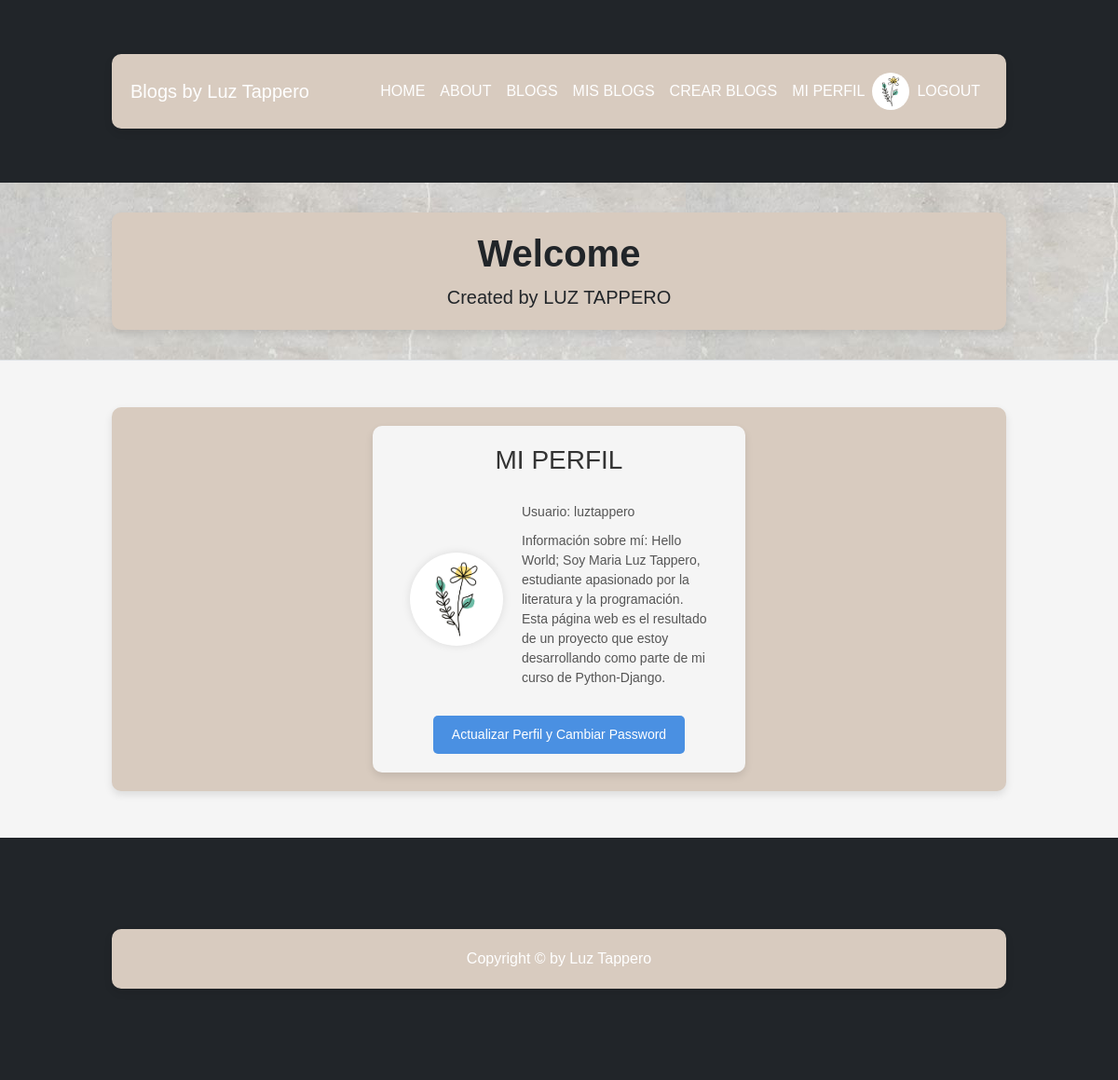
Screenshot of /profile/1 (signed in) with the database file from the repository.
### Blog/models.py (models this page shows, shortened)
class Perfil (models.Model):
    usuario= models.ForeignKey(User, on_delete= models.CASCADE)
    about_me= models.CharField(max_length=2200)

### Home/views.py (the view)
def profile_view(request, id=None):
    if id:
        user= User.objects.get(id=id)
        profile= Perfil.objects.filter(usuario=user).first()
        avatar= Avatar.objects.filter(user=user).first()
        avatar_url= avatar.imagen.url if avatar is not None else ""
        context= {'profile': profile, 'avatar_url': avatar_url}
        return render (request, 'Home/profile.html', context)
    else:
        return HttpResponse("Id no proporcionado en la URL.")

### Home/templates/Home/profile.html (shortened to what this page needs)
{% extends 'Blog/blog.html' %}
{% block contenidoQueCambia %}
<div class="profile-container">
    <div class="profile-header">
        <h3>MI PERFIL</h3>
    </div>
    <div class="profile-content">
        <div class="profile-image-container">
            <img src="{{ avatar_url }}" alt="Avatar" class="profile-image" />
        </div>
        <div class="profile-info">
            <p class="profile-username">Usuario: {{ profile.usuario }}</p>
            <p class="profile-about">Información sobre mí: {{ profile.about_me }}</p>
        </div>
    </div>
    <div class="buttons-container">
        <a href="{% url 'profile_update' %}" class="edit-profile-button">Actualizar Perfil y Cambiar Password</a>
    </div>
</div>
{% endblock %}

### Blog/templates/Blog/blog.html (style rules this page uses)
body { font-family: 'Arial', sans-serif; background-color: #f5f5f5; margin: 0; padding: 0; }

### Home/templates/Home/profile.html (style rules this page uses)
.profile-container { background-color: #f5f5f5; border-radius: 10px; padding: 20px; box-shadow: 0 4px 8px rgba(0, 0, 0, 0.1); max-width: 400px; margin: auto; display: flex; flex-direction: column; align-items: center; text-align: center; }
.profile-header h3 { color: #333; }
.profile-content { display: flex; align-items: center; justify-content: center; margin-top: 20px; }
.profile-image-container { overflow: hidden; border-radius: 50%; box-shadow: 0 0 10px rgba(0, 0, 0, 0.1); margin-right: 20px; }
.profile-image { height: 100px; width: 100px; border-radius: 50%; object-fit: cover; }
.profile-info { text-align: left; max-width: 200px; }
.profile-username, .profile-about { margin-bottom: 10px; font-size: 14px; color: #555; }
.buttons-container { display: flex; flex-direction: column; align-items: center; gap: 10px; margin-top: 20px; }
.edit-profile-button { background-color: #4a90e2; color: white; padding: 10px 20px; border: none; border-radius: 5px; cursor: pointer; text-decoration: none; text-align: center; font-size: 14px; }

### rows the page displays
Perfil: usuario "luztappero", about_me "Hello World; Soy Maria Luz Tappero, estudiante apasionado por la literatura y la programación. Esta página web es el resultado de un proyecto que estoy desarrollando como parte de mi curso de Python-Django."
